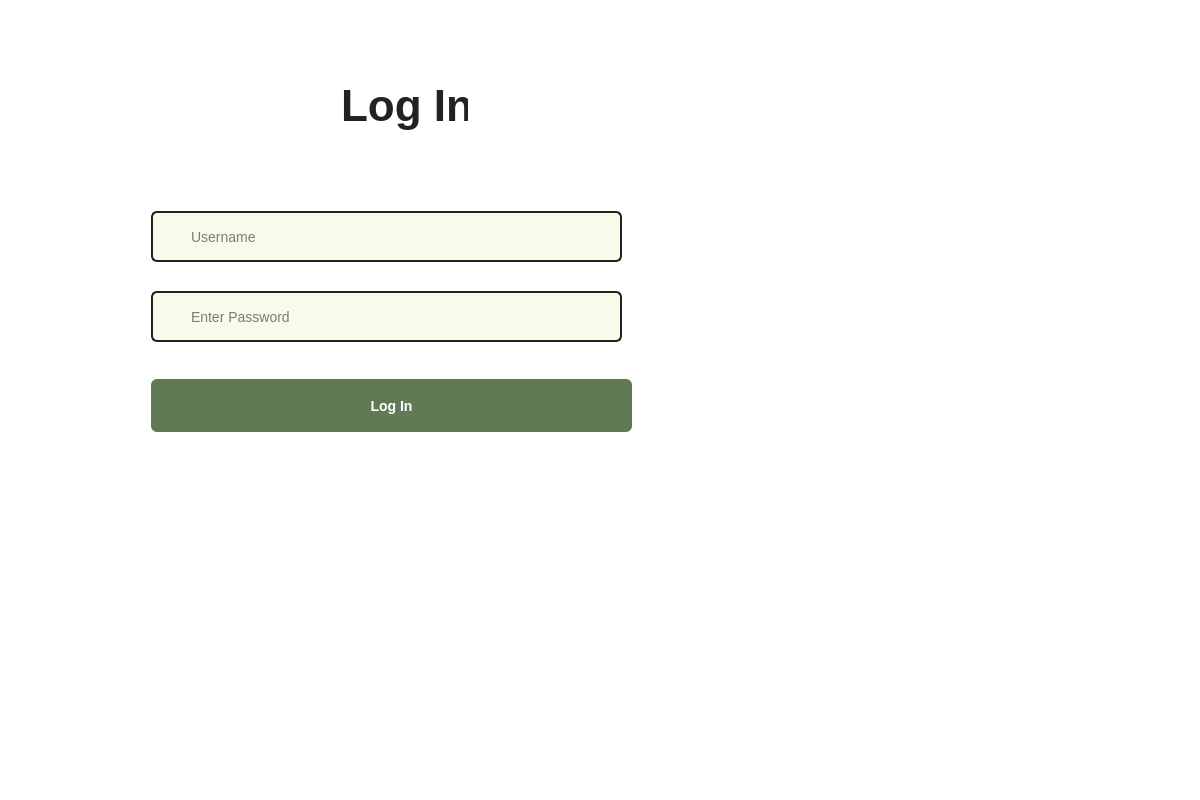
<?xml version="1.0" encoding="UTF-8"?>
<ui version="4.0">
 <class>LoginPage</class>
 <widget class="QWidget" name="LoginPage">
  <property name="geometry">
   <rect>
    <x>0</x>
    <y>0</y>
    <width>1200</width>
    <height>800</height>
   </rect>
  </property>
  <property name="windowTitle">
   <string>Log In</string>
  </property>
  <property name="styleSheet">
   <string notr="true">
QWidget {
    background-color: #fff;
    font-family: Arial;
}
QLabel#titleLabel {
    font-size: 44px;
    font-weight: 500;
    color: #222;
}
QLineEdit {
    border: 2px solid #222;
    border-radius: 6px;
    font-size: 14px;
    padding: 10px 10px 10px 36px;
    background-color: #f7fbe9;
}
QPushButton {
    background-color: #617A55;
    color: #fff;
    font-size: 13px;
    font-family: Arial;
    border-radius: 6px;
    height: 36px;
}
QPushButton#btnLogin {
    min-height: 38px;
    font-weight: bold;
    font-size: 14px;
    margin-top: 18px;
}
QPushButton:hover {
    background-color: #4A5F40;
}
   </string>
  </property>
  <layout class="QHBoxLayout" name="mainHLayout">
   <item>
    <widget class="QWidget" name="formWidget" native="true">
     <widget class="QLabel" name="titleLabel">
      <property name="geometry">
       <rect>
        <x>330</x>
        <y>70</y>
        <width>127</width>
        <height>50</height>
       </rect>
      </property>
      <property name="text">
       <string>Log In</string>
      </property>
      <property name="alignment">
       <set>Qt::AlignLeading|Qt::AlignLeft|Qt::AlignVCenter</set>
      </property>
     </widget>
     <widget class="QPushButton" name="btnLogin">
      <property name="geometry">
       <rect>
        <x>140</x>
        <y>350</y>
        <width>481</width>
        <height>71</height>
       </rect>
      </property>
      <property name="text">
       <string>Log In</string>
      </property>
     </widget>
     <widget class="QLineEdit" name="lineUsername">
      <property name="geometry">
       <rect>
        <x>140</x>
        <y>200</y>
        <width>471</width>
        <height>51</height>
       </rect>
      </property>
      <property name="placeholderText">
       <string>Username</string>
      </property>
     </widget>
     <widget class="QLineEdit" name="linePassword">
      <property name="geometry">
       <rect>
        <x>140</x>
        <y>280</y>
        <width>471</width>
        <height>51</height>
       </rect>
      </property>
      <property name="echoMode">
       <enum>QLineEdit::Password</enum>
      </property>
      <property name="placeholderText">
       <string>Enter Password</string>
      </property>
     </widget>
     <widget class="QLabel" name="iconUser">
      <property name="geometry">
       <rect>
        <x>80</x>
        <y>200</y>
        <width>51</width>
        <height>41</height>
       </rect>
      </property>
      <property name="pixmap">
       <pixmap>../assets/icon_user.png</pixmap>
      </property>
      <property name="alignment">
       <set>Qt::AlignCenter</set>
      </property>
     </widget>
     <widget class="QLabel" name="iconPassword">
      <property name="geometry">
       <rect>
        <x>80</x>
        <y>290</y>
        <width>32</width>
        <height>31</height>
       </rect>
      </property>
      <property name="pixmap">
       <pixmap>../assets/icon_lock.png</pixmap>
      </property>
      <property name="alignment">
       <set>Qt::AlignCenter</set>
      </property>
     </widget>
     <widget class="QLabel" name="illustrationLabel">
      <property name="enabled">
       <bool>true</bool>
      </property>
      <property name="geometry">
       <rect>
        <x>400</x>
        <y>60</y>
        <width>811</width>
        <height>731</height>
       </rect>
      </property>
      <property name="sizePolicy">
       <sizepolicy hsizetype="Fixed" vsizetype="Ignored">
        <horstretch>0</horstretch>
        <verstretch>0</verstretch>
       </sizepolicy>
      </property>
      <property name="pixmap">
       <pixmap>../assets/login_illustration.png</pixmap>
      </property>
      <property name="alignment">
       <set>Qt::AlignCenter</set>
      </property>
     </widget>
     <zorder>illustrationLabel</zorder>
     <zorder>titleLabel</zorder>
     <zorder>btnLogin</zorder>
     <zorder>lineUsername</zorder>
     <zorder>linePassword</zorder>
     <zorder>iconUser</zorder>
     <zorder>iconPassword</zorder>
    </widget>
   </item>
  </layout>
 </widget>
 <resources/>
 <connections/>
</ui>
